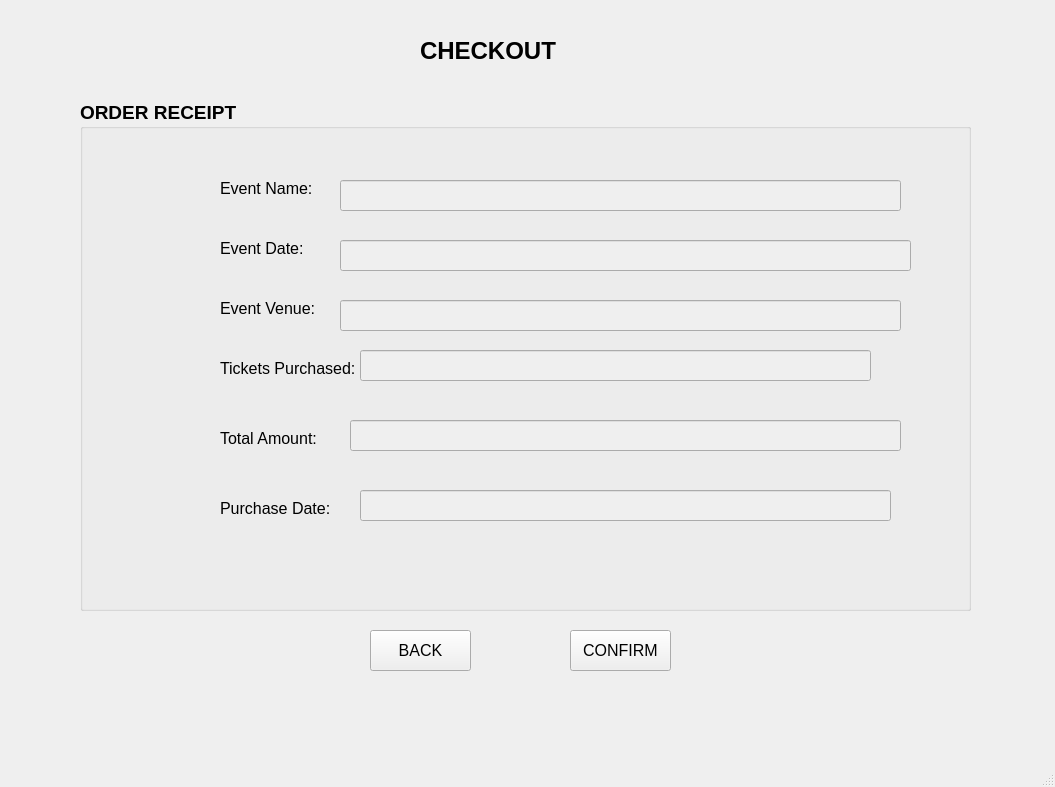
<?xml version="1.0" encoding="UTF-8"?>
<ui version="4.0">
 <class>MainWindow</class>
 <widget class="QMainWindow" name="MainWindow">
  <property name="geometry">
   <rect>
    <x>0</x>
    <y>0</y>
    <width>1055</width>
    <height>787</height>
   </rect>
  </property>
  <property name="windowTitle">
   <string>MainWindow</string>
  </property>
  <widget class="QWidget" name="centralwidget">
   <widget class="QLabel" name="label">
    <property name="geometry">
     <rect>
      <x>420</x>
      <y>20</y>
      <width>171</width>
      <height>61</height>
     </rect>
    </property>
    <property name="font">
     <font>
      <pointsize>18</pointsize>
      <weight>75</weight>
      <bold>true</bold>
     </font>
    </property>
    <property name="text">
     <string>CHECKOUT</string>
    </property>
   </widget>
   <widget class="QGroupBox" name="groupBox">
    <property name="geometry">
     <rect>
      <x>80</x>
      <y>100</y>
      <width>891</width>
      <height>511</height>
     </rect>
    </property>
    <property name="font">
     <font>
      <pointsize>14</pointsize>
      <weight>75</weight>
      <bold>true</bold>
     </font>
    </property>
    <property name="title">
     <string>ORDER RECEIPT</string>
    </property>
    <widget class="QLabel" name="label_3">
     <property name="geometry">
      <rect>
       <x>140</x>
       <y>80</y>
       <width>121</width>
       <height>16</height>
      </rect>
     </property>
     <property name="font">
      <font>
       <pointsize>12</pointsize>
       <weight>50</weight>
       <bold>false</bold>
      </font>
     </property>
     <property name="text">
      <string>Event Name:</string>
     </property>
    </widget>
    <widget class="QLabel" name="label_4">
     <property name="geometry">
      <rect>
       <x>140</x>
       <y>140</y>
       <width>121</width>
       <height>16</height>
      </rect>
     </property>
     <property name="font">
      <font>
       <pointsize>12</pointsize>
       <weight>50</weight>
       <bold>false</bold>
      </font>
     </property>
     <property name="text">
      <string>Event Date: </string>
     </property>
    </widget>
    <widget class="QLabel" name="label_5">
     <property name="geometry">
      <rect>
       <x>140</x>
       <y>200</y>
       <width>121</width>
       <height>16</height>
      </rect>
     </property>
     <property name="font">
      <font>
       <pointsize>12</pointsize>
       <weight>50</weight>
       <bold>false</bold>
      </font>
     </property>
     <property name="text">
      <string>Event Venue: </string>
     </property>
    </widget>
    <widget class="QLabel" name="label_6">
     <property name="geometry">
      <rect>
       <x>140</x>
       <y>260</y>
       <width>181</width>
       <height>16</height>
      </rect>
     </property>
     <property name="font">
      <font>
       <pointsize>12</pointsize>
       <weight>50</weight>
       <bold>false</bold>
      </font>
     </property>
     <property name="text">
      <string>Tickets Purchased: </string>
     </property>
    </widget>
    <widget class="QLabel" name="label_7">
     <property name="geometry">
      <rect>
       <x>140</x>
       <y>330</y>
       <width>181</width>
       <height>16</height>
      </rect>
     </property>
     <property name="font">
      <font>
       <pointsize>12</pointsize>
       <weight>50</weight>
       <bold>false</bold>
      </font>
     </property>
     <property name="text">
      <string>Total Amount: </string>
     </property>
    </widget>
    <widget class="QLabel" name="label_8">
     <property name="geometry">
      <rect>
       <x>140</x>
       <y>400</y>
       <width>181</width>
       <height>16</height>
      </rect>
     </property>
     <property name="font">
      <font>
       <pointsize>12</pointsize>
       <weight>50</weight>
       <bold>false</bold>
      </font>
     </property>
     <property name="text">
      <string>Purchase Date: </string>
     </property>
    </widget>
    <widget class="QLineEdit" name="lineEdit_2">
     <property name="enabled">
      <bool>false</bool>
     </property>
     <property name="geometry">
      <rect>
       <x>260</x>
       <y>80</y>
       <width>561</width>
       <height>31</height>
      </rect>
     </property>
    </widget>
    <widget class="QLineEdit" name="lineEdit_3">
     <property name="enabled">
      <bool>false</bool>
     </property>
     <property name="geometry">
      <rect>
       <x>260</x>
       <y>140</y>
       <width>571</width>
       <height>31</height>
      </rect>
     </property>
    </widget>
    <widget class="QLineEdit" name="lineEdit_4">
     <property name="enabled">
      <bool>false</bool>
     </property>
     <property name="geometry">
      <rect>
       <x>260</x>
       <y>200</y>
       <width>561</width>
       <height>31</height>
      </rect>
     </property>
    </widget>
    <widget class="QLineEdit" name="lineEdit_5">
     <property name="enabled">
      <bool>false</bool>
     </property>
     <property name="geometry">
      <rect>
       <x>280</x>
       <y>250</y>
       <width>511</width>
       <height>31</height>
      </rect>
     </property>
    </widget>
    <widget class="QLineEdit" name="lineEdit_6">
     <property name="enabled">
      <bool>false</bool>
     </property>
     <property name="geometry">
      <rect>
       <x>270</x>
       <y>320</y>
       <width>551</width>
       <height>31</height>
      </rect>
     </property>
    </widget>
    <widget class="QLineEdit" name="lineEdit_7">
     <property name="enabled">
      <bool>false</bool>
     </property>
     <property name="geometry">
      <rect>
       <x>280</x>
       <y>390</y>
       <width>531</width>
       <height>31</height>
      </rect>
     </property>
    </widget>
   </widget>
   <widget class="QPushButton" name="pushButton_2">
    <property name="geometry">
     <rect>
      <x>370</x>
      <y>630</y>
      <width>101</width>
      <height>41</height>
     </rect>
    </property>
    <property name="font">
     <font>
      <pointsize>12</pointsize>
      <weight>50</weight>
      <bold>false</bold>
     </font>
    </property>
    <property name="text">
     <string>BACK</string>
    </property>
   </widget>
   <widget class="QPushButton" name="pushButton_3">
    <property name="geometry">
     <rect>
      <x>570</x>
      <y>630</y>
      <width>101</width>
      <height>41</height>
     </rect>
    </property>
    <property name="font">
     <font>
      <pointsize>12</pointsize>
      <weight>50</weight>
      <bold>false</bold>
     </font>
    </property>
    <property name="text">
     <string>CONFIRM</string>
    </property>
   </widget>
  </widget>
  <widget class="QMenuBar" name="menubar">
   <property name="geometry">
    <rect>
     <x>0</x>
     <y>0</y>
     <width>1055</width>
     <height>26</height>
    </rect>
   </property>
  </widget>
  <widget class="QStatusBar" name="statusbar"/>
 </widget>
 <resources/>
 <connections/>
</ui>
